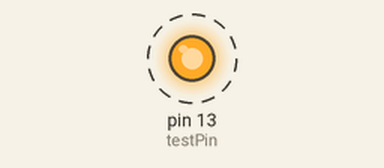
Recording of a sketch running on a simulated Arduino Uno, built with avr-gcc and run on an emulated ATmega328P. Parts: output pins drawn as LEDs (lit = HIGH). Dashed ring = blinking. What the sketch prints to the serial monitor is not drawn.

Above: at 0.2 s.
Timing chart, 0 to 3.0 s (numbered marks = the images above):
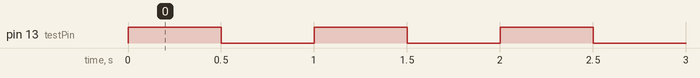

The sketch:

serial_testing.ino
```cpp
#define testPin 13

void setup() {
  // put your setup code here, to run once:
  pinMode(testPin, OUTPUT);
  Serial.begin(115200);
  Serial.print(69);
}

void blinkLight(int d) {
 digitalWrite(testPin, HIGH);
 delay(d);
 digitalWrite(testPin, LOW);
 delay(d);
}
void loop() {
  // put your main code here, to run repeatedly:
  while (!Serial.available()) blinkLight(500);

  for (int i = 0; i < 3; i++) blinkLight(100);
  int s = Serial.readString().toInt();
  Serial.print(s);

}
```

Measured:
- by itself, pin 13 (testPin): alternates HIGH for 0.50 s and LOW for 0.50 s
